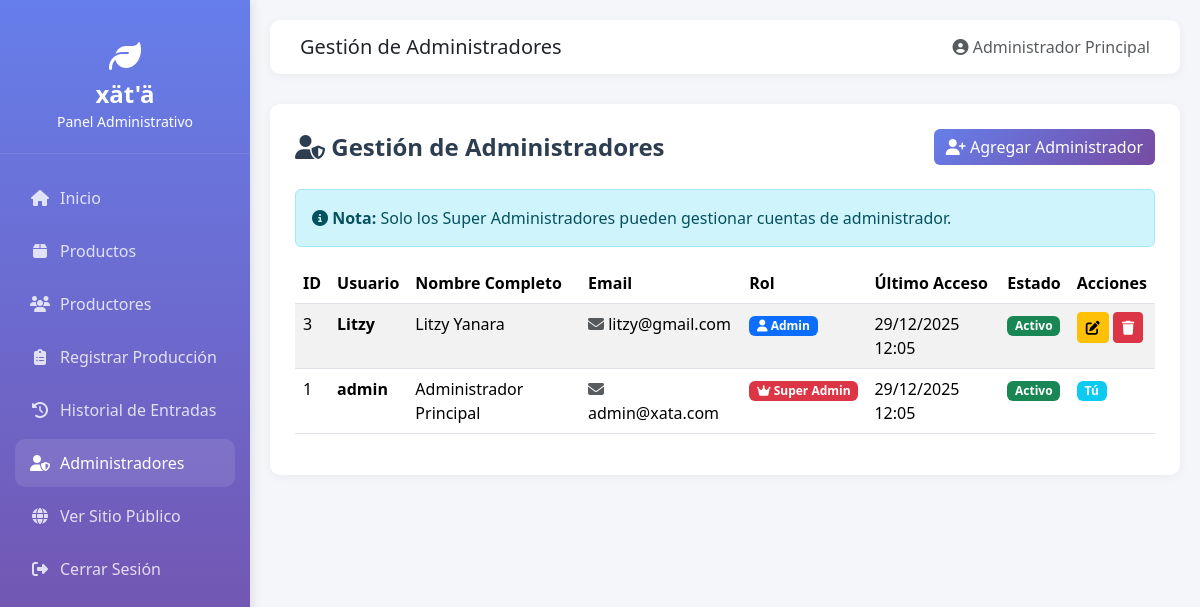
Page /admin/administradores_crud.php (signed in) on the committed database.
### tables this page shows
CREATE TABLE `usuarios_admin` (
  `id` int(11) NOT NULL,
  `usuario` varchar(50) NOT NULL,
  `password` varchar(255) NOT NULL,
  `rol` enum('super_admin','admin') DEFAULT 'admin',
  `nombre_completo` varchar(100) NOT NULL,
  `email` varchar(100) DEFAULT NULL,
  `fecha_creacion` timestamp NOT NULL DEFAULT current_timestamp(),
  `ultimo_acceso` datetime DEFAULT NULL,
  `activo` tinyint(1) DEFAULT 1
);

### admin/administradores_crud.php (the view, shortened to what this page needs)
<?php
require_once '../includes/conexion.php';
$query = "SELECT * FROM usuarios_admin ORDER BY id DESC";
$resultado = $conn->query($query);
include '../includes/header.php';
?>
<div class="content-card">
    <div class="d-flex justify-content-between align-items-center mb-4">
        <h1 class="page-title mb-0">
            <i class="fas fa-user-shield"></i> Gestión de Administradores
        </h1>
        <a href="agregar_administrador.php" class="btn btn-primary">
            <i class="fas fa-user-plus"></i> Agregar Administrador
        </a>
    </div>
    <div class="alert alert-info">
        <i class="fas fa-info-circle"></i>
        <strong>Nota:</strong> Solo los Super Administradores pueden gestionar cuentas de administrador.
    </div>
    <div class="table-responsive">
        <table id="tablaAdministradores" class="table table-striped table-hover">
            <thead>
                <tr>
                    <th>ID</th>
                    <th>Usuario</th>
                    <th>Nombre Completo</th>
                    <th>Email</th>
                    <th>Rol</th>
                    <th>Último Acceso</th>
                    <th>Estado</th>
                    <th>Acciones</th>
                </tr>
            </thead>
            <tbody>
                <?php while ($admin = $resultado->fetch_assoc()): ?>
                    <tr>
                        <td><?php echo $admin['id']; ?></td>
                        <td>
                            <strong><?php echo htmlspecialchars($admin['usuario']); ?></strong>
                        </td>
                        <td><?php echo htmlspecialchars($admin['nombre_completo']); ?></td>
                        <td>
                            <?php if (!empty($admin['email'])): ?>
                                <i class="fas fa-envelope text-muted"></i>
                                <?php echo htmlspecialchars($admin['email']); ?>
                            <?php else: ?>
                                <span class="text-muted">No registrado</span>
                            <?php endif; ?>
                        </td>
                        <td>
                            <?php if ($admin['rol'] === 'super_admin'): ?>
                                <span class="badge bg-danger">
                                    <i class="fas fa-crown"></i> Super Admin
                                </span>
                            <?php else: ?>
                                <span class="badge bg-primary">
                                    <i class="fas fa-user"></i> Admin
                                </span>
                            <?php endif; ?>
                        </td>
                        <td>
                            <?php if (!empty($admin['ultimo_acceso'])): ?>
                                <?php echo date('d/m/Y H:i', strtotime($admin['ultimo_acceso'])); ?>
                            <?php else: ?>
                                <span class="text-muted">Nunca</span>
                            <?php endif; ?>
                        </td>
                        <td>
                            <?php if ($admin['activo'] == 1): ?>
                                <span class="badge bg-success">Activo</span>
                            <?php else: ?>
                                <span class="badge bg-danger">Inactivo</span>
                            <?php endif; ?>
                        </td>
                        <td>
                            <?php if ($admin['id'] != $_SESSION['usuario_id']): ?>
                                <a href="editar_administrador.php?id=<?php echo $admin['id']; ?>"
                                   class="btn btn-sm btn-warning"
                                   title="Editar">
                                    <i class="fas fa-edit"></i>
                                </a>
                                <?php if ($admin['rol'] !== 'super_admin'): ?>
                                    <a href="eliminar_administrador.php?id=<?php echo $admin['id']; ?>"
                                       class="btn btn-sm btn-danger"
                                       onclick="return confirm('¿Está seguro de eliminar este administrador?');"
                                       title="Eliminar">
                                        <i class="fas fa-trash"></i>
                                    </a>
                                <?php endif; ?>
                            <?php else: ?>
                                <span class="badge bg-info">Tú</span>
                            <?php endif; ?>
                        </td>
                    </tr>
                <?php endwhile; ?>
            </tbody>
        </table>
    </div>
</div>
<?php include '../includes/footer.php'; ?>

### includes/header.php (style rules this page uses)
:root { --primary-color: #667eea; --secondary-color: #764ba2; --sidebar-width: 250px; }
body { font-family: 'Segoe UI', Tahoma, Geneva, Verdana, sans-serif; background-color: #f5f6fa; }
.content-card { background: white; border-radius: 10px; padding: 25px; box-shadow: 0 2px 10px rgba(0, 0, 0, 0.05); margin-bottom: 20px; }
.page-title { font-size: 24px; font-weight: 600; color: #2c3e50; margin-bottom: 10px; }
.btn-primary { background: linear-gradient(135deg, var(--primary-color) 0%, var(--secondary-color) 100%); border: none; }
.table thead { background: linear-gradient(135deg, var(--primary-color) 0%, var(--secondary-color) 100%); color: white; }

### rows in the picture
usuarios_admin: id "3", usuario "Litzy", nombre_completo "Litzy Yanara", email "litzy@gmail.com", rol "admin" (drawn), ultimo_acceso "29/12/2025 12:05", activo "Activo"
usuarios_admin: id "1", usuario "admin", nombre_completo "Administrador Principal", email "admin@xata.com", rol "super_admin" (drawn), ultimo_acceso "29/12/2025 12:05", activo "Activo", shows "Tú"

### other values in the picture
$titulo_pagina "Gestión de Administradores"
obtenerNombreUsuario() "Administrador Principal"
